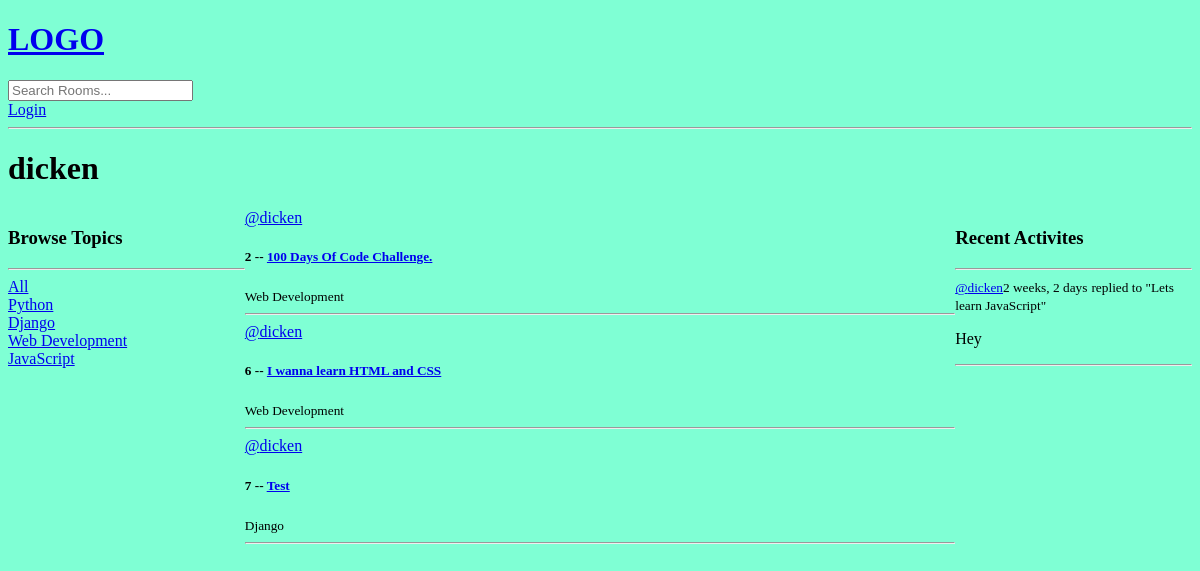
/profile/1/, run on an earlier commit of the app's database.
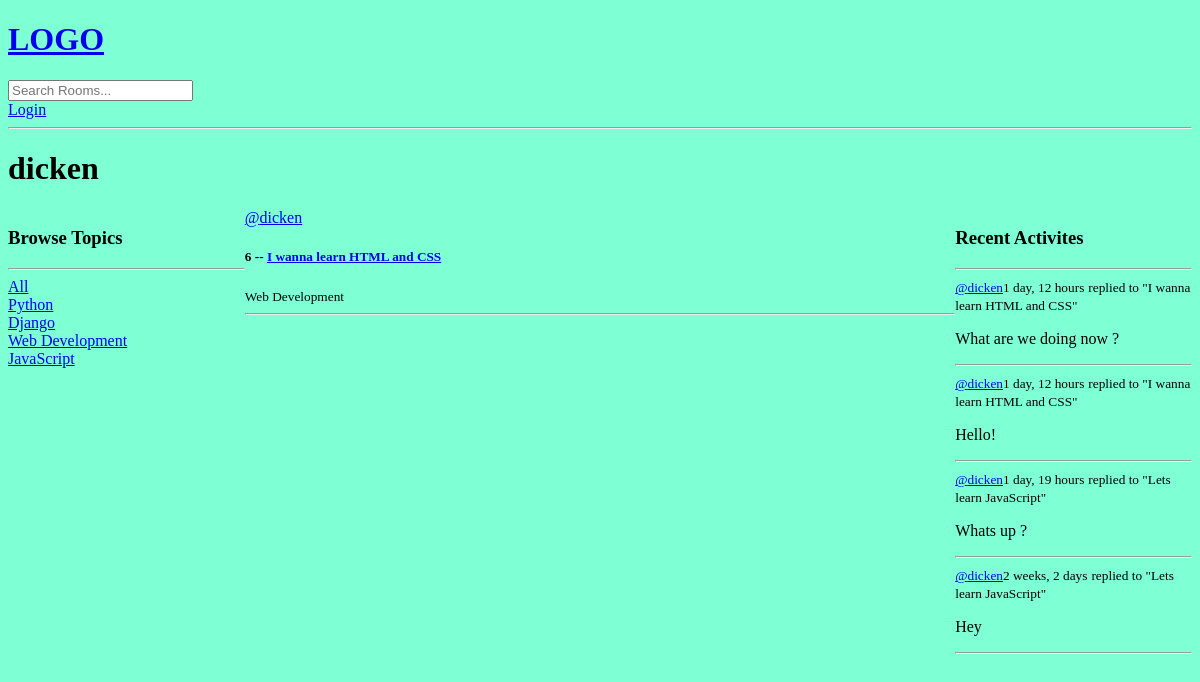
And on a later commit of the database.
### base/models.py (models this page shows, shortened)
class Topic(models.Model):
    name = models.CharField(max_length=200)

class Room(models.Model):
    host = models.ForeignKey(User, on_delete=models.SET_NULL, null=True)
    topic = models.ForeignKey('Topic', on_delete=models.SET_NULL, null=True)
    name = models.CharField(max_length=200)
    description = models.TextField(null=True, blank=True)
    participants = models.ManyToManyField(
                   User, related_name="participants", blank=True)
    updated = models.DateTimeField(auto_now=True)
    created = models.DateTimeField(auto_now_add=True)
    class Meta:
        ordering = ['-updated', '-created']
    def __str__(self):
        return self.name

class Message(models.Model):
    user = models.ForeignKey(User, on_delete=models.CASCADE)
    room = models.ForeignKey(Room, on_delete=models.CASCADE)
    body = models.TextField()
    updated = models.DateTimeField(auto_now=True)
    created = models.DateTimeField(auto_now_add=True)
    class Meta:
        ordering = ['-updated', '-created']
    def __str__(self):
        return self.body[0:50]

### base/views.py (the view)
# urls.py: path('profile/<str:pk>/', views.userProfile, name="user-profile"),
def userProfile(request, pk):
    user = User.objects.get(id=pk)
    rooms = user.room_set.all()
    room_messages = user.message_set.all()
    topics = Topic.objects.all()
    context = {'user': user, 'rooms': rooms,
               'room_messages': room_messages, 'topics':topics}
    return render(request, 'base/profile.html', context)

### base/templates/base/profile.html (shortened to what this page needs)
{% extends 'main.html' %}
{% block content %}
<h1>{{user.username}}</h1>
<div class="profile-container">
     <div>
        {% include 'base/topics_component.html' %}
    </div>
    <div>
        {% include 'base/feed_component.html' %}
    </div>
    <div>
        {% include 'base/activity_component.html' %}
    </div>
</div>
{% endblock content %}

### base/templates/base/topics_component.html
<h3>Browse Topics</h3>
<hr>
<div>
    <a href="{% url 'home' %}">All</a>
</div>
{% for topic in topics %}
    <div>
        <a href="{% url 'home' %}?q={{topic.name}}">{{topic.name}}</a>
    </div>
{% endfor %}

### base/templates/base/feed_component.html (shortened to what this page needs)
{% for room in rooms %}
    <div>
        <a href="{% url 'user-profile' room.host.id %}">@{{room.host.username}}</a>
        <h5>{{room.id}} -- <a href="{% url 'room' room.id %}">{{room.name}}</a></h5>
        <small>{{room.topic.name}}</small>
        <hr>
    </div>
{% endfor %}

### base/templates/base/activity_component.html (shortened to what this page needs)
<h3>Recent Activites</h3>
<hr>
{% for message in room_messages %}
   <div>
       <small><a href="{% url 'user-profile' message.user.id %}">@{{message.user}}</a>{{message.created|timesince}}</small>
       <small>replied to "{{message.room}}"</small>
       <p>{{message}}</p>
        <hr>
   </div>
{% endfor %}

What changed in the data, as far as the page shows it:
no longer on this page (row edited): Room: host.username "dicken", id "2", name "100 Days Of Code Challenge.", topic.name "Web Development"
no longer on this page (row edited): Room: host.username "dicken", id "7", name "Test", topic.name "Django"
added Message: user "dicken", created "1 day, 12 hours", room "I wanna learn HTML and CSS", body "What are we doing now ?"
added Message: user "dicken", created "1 day, 12 hours", room "I wanna learn HTML and CSS", body "Hello!"
added Message: user "dicken", created "1 day, 19 hours", room "Lets learn JavaScript", body "Whats up ?"
